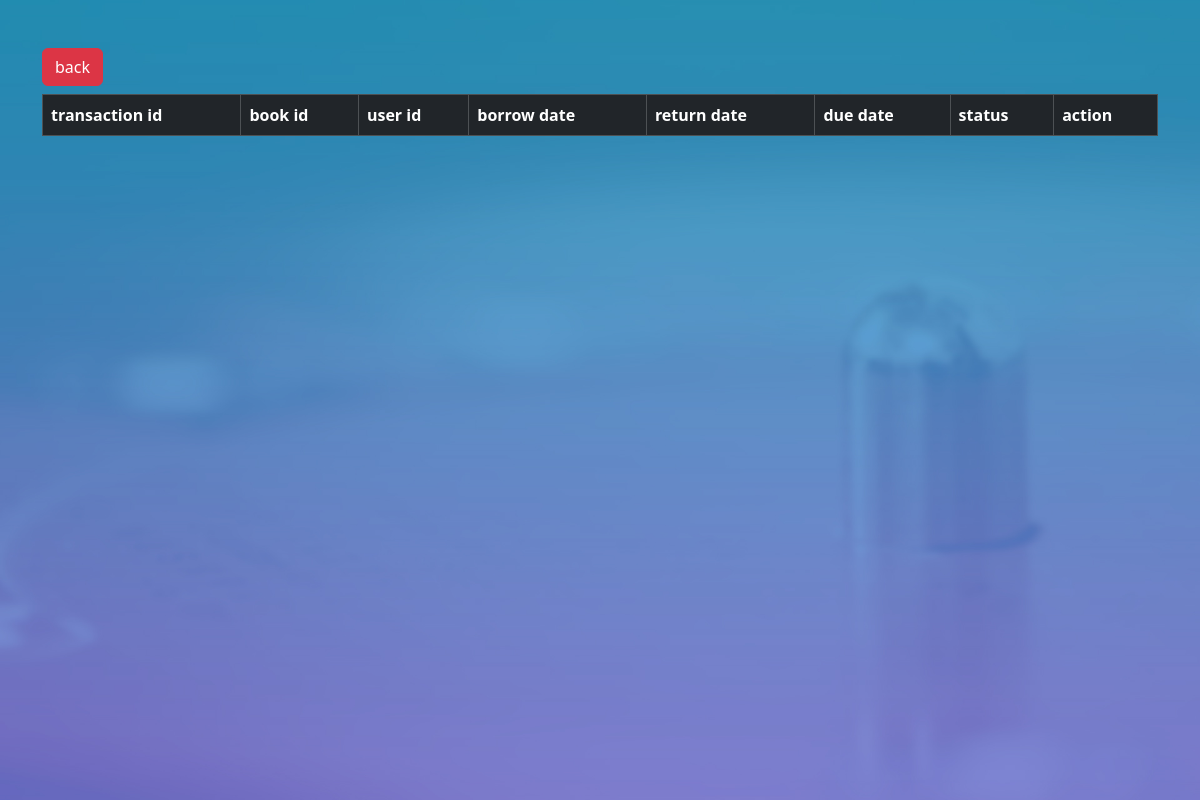
The app's page /borrow_list.php, older data.
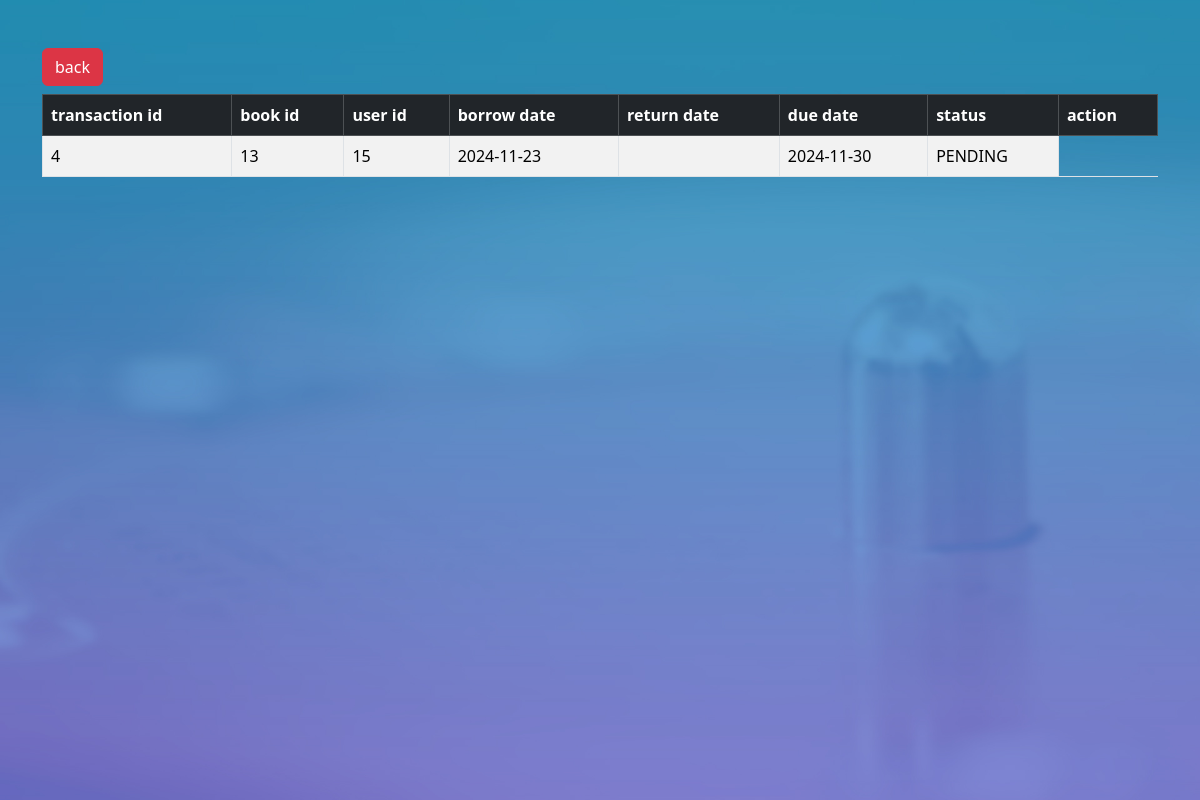
The same page, newer data.
### tables this page shows
CREATE TABLE `transactions` (
  `TransactionID` int(11) NOT NULL,
  `BookID` int(11) DEFAULT NULL,
  `UserID` int(11) DEFAULT NULL,
  `BorrowDate` date NOT NULL,
  `ReturnDate` date DEFAULT NULL,
  `DueDate` date NOT NULL,
  `Status` varchar(30) NOT NULL
);

### borrow_list.php (the view, shortened to what this page needs)
<?php
include_once('database/db.php');
$sql= "select * from transactions";
$qry = mysqli_query($conn, $sql);
?>
<!DOCTYPE html>
<html lang="en">
<head>
	<link href="https://cdn.jsdelivr.net/npm/bootstrap@5.3.1/dist/css/bootstrap.min.css" rel="stylesheet"
>
</head>
<body>
    <div class="container mt-5">
        <button class="btn btn-danger" onclick="window.location.href='index.php'">back</button>
        <div class=" mt-2">
            <table class="table table-striped table-bordered table-hover ">
                <thead class="table-dark">
                    <th>transaction id</th>
                    <th>book id</th>
                    <th>user id</th>
                    <th>borrow date</th>
                    <th>return date</th>
                    <th>due date</th>
                    <th>status</th>
                    <th>action</th>
                </thead>
                <tbody>
                <?php while($fetch= mysqli_fetch_array($qry)){?>
                    <td><?=$fetch['TransactionID']?></td>
                    <td><?=$fetch['BookID']?></td>
                    <td><?=$fetch['UserID']?></td>
                    <td><?=$fetch['BorrowDate']?></td>
                    <td><?=$fetch['ReturnDate']?></td>
                    <td><?=$fetch['DueDate']?></td>
                    <td><?=$fetch['Status']?></td>
                    <?php }?>
                </tbody>
            </table>
        </div>
    </div>
</body>
</html>

Row changes from the older to the newer data that the page shows:
added transactions: TransactionID "4", BookID "13", UserID "15", BorrowDate "2024-11-23", DueDate "2024-11-30", Status "PENDING"
